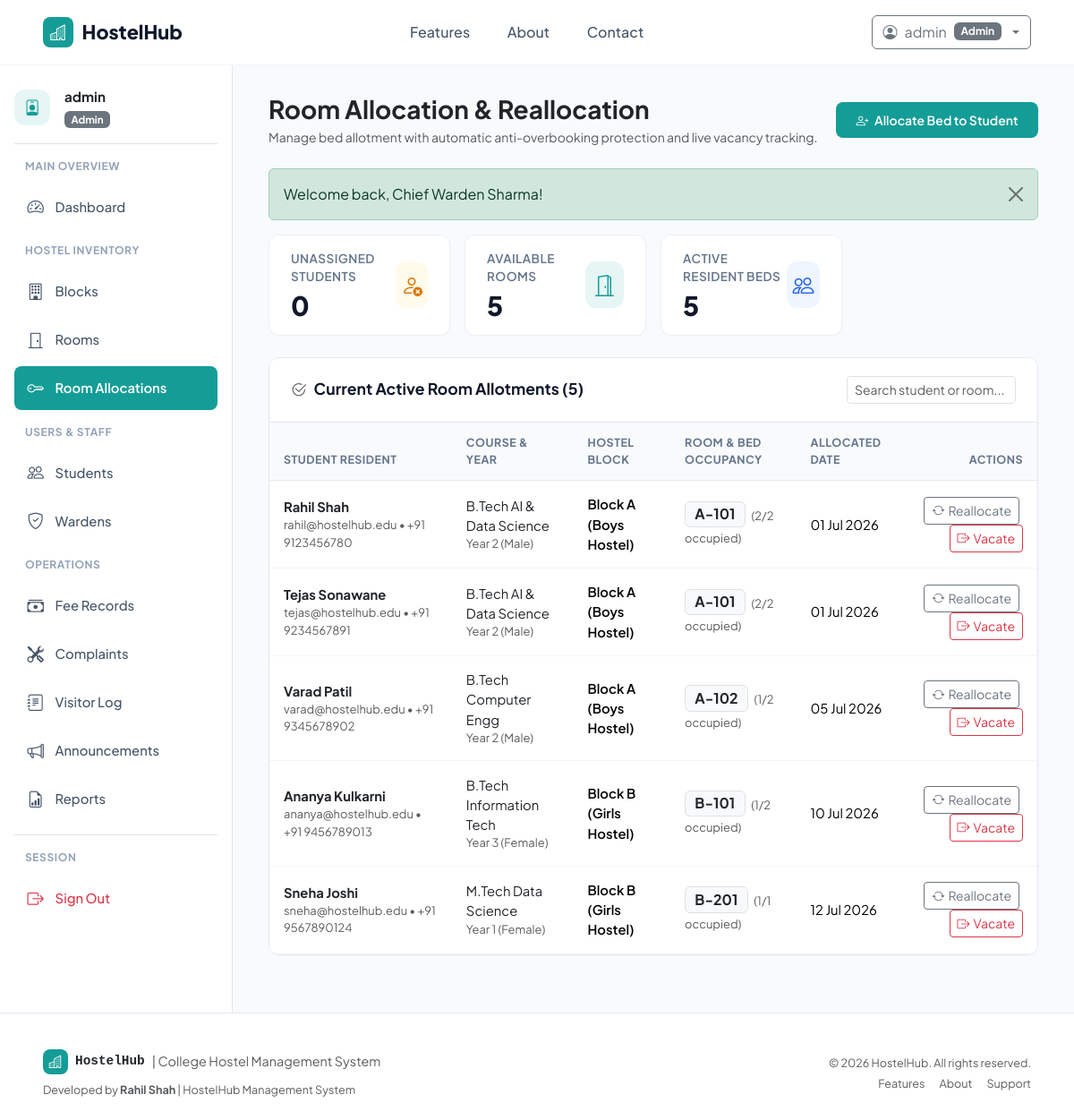
Page /admin/allocations.php (signed in) on the committed database.
### tables this page shows
CREATE TABLE `students` (
    `StudentID` INT AUTO_INCREMENT PRIMARY KEY,
    `Name` VARCHAR(100) NOT NULL,
    `Email` VARCHAR(100) NOT NULL UNIQUE,
    `Phone` VARCHAR(20) NOT NULL,
    `Gender` ENUM('Male', 'Female', 'Other') NOT NULL,
    `Course` VARCHAR(100) NOT NULL,
    `Year` INT NOT NULL DEFAULT 1,
    `EmergencyContact` VARCHAR(100) NOT NULL,
    `EmergencyPhone` VARCHAR(20) NOT NULL,
    `Address` TEXT NULL,
    `RoomID` INT NULL,
    `CreatedAt` TIMESTAMP DEFAULT CURRENT_TIMESTAMP,
    FOREIGN KEY (`RoomID`) REFERENCES `rooms`(`RoomID`) ON DELETE SET NULL
);

CREATE TABLE `blocks` (
    `BlockID` INT AUTO_INCREMENT PRIMARY KEY,
    `BlockName` VARCHAR(50) NOT NULL UNIQUE,
    `Gender` ENUM('Boys', 'Girls', 'Coed') NOT NULL,
    `Description` VARCHAR(255) NULL,
    `CreatedAt` TIMESTAMP DEFAULT CURRENT_TIMESTAMP
);

CREATE TABLE `rooms` (
    `RoomID` INT AUTO_INCREMENT PRIMARY KEY,
    `RoomNumber` VARCHAR(20) NOT NULL,
    `Type` VARCHAR(50) NOT NULL DEFAULT 'Double',
    `Capacity` INT NOT NULL DEFAULT 2,
    `Occupied` INT NOT NULL DEFAULT 0,
    `FeePerSemester` DECIMAL(10,2) NOT NULL DEFAULT 25000.00,
    `Status` ENUM('Available', 'Full', 'Maintenance') NOT NULL DEFAULT 'Available',
    `BlockID` INT NOT NULL,
    `CreatedAt` TIMESTAMP DEFAULT CURRENT_TIMESTAMP,
    FOREIGN KEY (`BlockID`) REFERENCES `blocks`(`BlockID`) ON DELETE CASCADE,
    UNIQUE KEY `unique_block_room` (`BlockID`, `RoomNumber`)
);

CREATE TABLE `room_allocations` (
    `AllocationID` INT AUTO_INCREMENT PRIMARY KEY,
    `StudentID` INT NOT NULL,
    `RoomID` INT NOT NULL,
    `AllocationDate` DATE NOT NULL,
    `VacatedDate` DATE NULL,
    `Status` ENUM('Active', 'Transferred', 'Vacated') NOT NULL DEFAULT 'Active',
    `Notes` VARCHAR(255) NULL,
    `CreatedAt` TIMESTAMP DEFAULT CURRENT_TIMESTAMP,
    FOREIGN KEY (`StudentID`) REFERENCES `students`(`StudentID`) ON DELETE CASCADE,
    FOREIGN KEY (`RoomID`) REFERENCES `rooms`(`RoomID`) ON DELETE CASCADE
);

### admin/allocations.php (the view, shortened to what this page needs)
<?php
require_once __DIR__ . '/../config/database.php';
require_once __DIR__ . '/../includes/helpers.php';
$activeAllocations = $pdo->query("
    SELECT
        s.StudentID, s.Name as StudentName, s.Email, s.Phone, s.Gender, s.Course, s.Year,
        r.RoomID, r.RoomNumber, r.Type as RoomType, r.Capacity, r.Occupied,
        b.BlockName, b.Gender as BlockGender,
        ra.AllocationDate, ra.AllocationID
    FROM students s
    JOIN rooms r ON s.RoomID = r.RoomID
    JOIN blocks b ON r.BlockID = b.BlockID
    LEFT JOIN room_allocations ra ON ra.StudentID = s.StudentID AND ra.Status = 'Active'
    ORDER BY b.BlockName ASC, r.RoomNumber ASC, s.Name ASC
")->fetchAll();
$unallocatedStudents = $pdo->query("
    SELECT StudentID, Name, Gender, Course, Year, Email
    FROM students
    WHERE RoomID IS NULL
    ORDER BY Name ASC
")->fetchAll();
$availableRooms = $pdo->query("
    SELECT r.RoomID, r.RoomNumber, r.Type, r.Capacity, r.Occupied, r.FeePerSemester, b.BlockName, b.Gender as BlockGender
    FROM rooms r
    JOIN blocks b ON r.BlockID = b.BlockID
    WHERE r.Occupied < r.Capacity AND r.Status != 'Maintenance'
    ORDER BY b.BlockName ASC, r.RoomNumber ASC
")->fetchAll();
require_once __DIR__ . '/../includes/header.php';
?>
<div class="dashboard-container">
    <?php require_once __DIR__ . '/../includes/sidebar.php'; ?>
    <main class="main-content">
        <div class="d-flex flex-wrap justify-content-between align-items-center mb-4 gap-3">
            <div>
                <h3 class="fw-bold text-dark mb-1">Room Allocation & Reallocation</h3>
                <p class="text-muted small mb-0">Manage bed allotment with automatic anti-overbooking protection and live vacancy tracking.</p>
            </div>
            <button class="btn btn-teal btn-sm" data-bs-toggle="modal" data-bs-target="#newAllocationModal">
                <i class="bi bi-person-plus me-1"></i> Allocate Bed to Student
            </button>
        </div>
        <div class="row g-3 mb-4">
            <div class="col-md-6 col-xl-3">
                <div class="stat-card py-3">
                    <div>
                        <div class="stat-label">Unassigned Students</div>
                        <div class="stat-value text-amber"><?= count($unallocatedStudents) ?></div>
                    </div>
                    <div class="stat-icon stat-icon-amber">
                        <i class="bi bi-person-x"></i>
                    </div>
                </div>
            </div>
            <div class="col-md-6 col-xl-3">
                <div class="stat-card py-3">
                    <div>
                        <div class="stat-label">Available Rooms</div>
                        <div class="stat-value text-teal"><?= count($availableRooms) ?></div>
                    </div>
                    <div class="stat-icon stat-icon-teal">
                        <i class="bi bi-door-open"></i>
                    </div>
                </div>
            </div>
            <div class="col-md-6 col-xl-3">
                <div class="stat-card py-3">
                    <div>
                        <div class="stat-label">Active Resident Beds</div>
                        <div class="stat-value text-blue"><?= count($activeAllocations) ?></div>
                    </div>
                    <div class="stat-icon stat-icon-blue">
                        <i class="bi bi-people"></i>
                    </div>
                </div>
            </div>
        </div>
        <div class="content-card">
            <div class="content-card-header">
                <h6 class="content-card-title"><i class="bi bi-check2-circle me-2 text-muted"></i>Current Active Room Allotments (<?= count($activeAllocations) ?>)</h6>
                <div style="max-width: 250px;">
                    <input type="text" class="form-control form-control-sm" placeholder="Search student or room..." data-table-search="#allocationsTable">
                </div>
            </div>
            <div class="table-responsive">
                <table class="table table-custom align-middle" id="allocationsTable">
                    <thead>
                        <tr>
                            <th>Student Resident</th>
                            <th>Course & Year</th>
                            <th>Hostel Block</th>
                            <th>Room & Bed Occupancy</th>
                            <th>Allocated Date</th>
                            <th class="text-end">Actions</th>
                        </tr>
                    </thead>
                    <tbody>
                        <?php if (empty($activeAllocations)): ?>
                            <tr><td colspan="6" class="text-center py-4 text-muted">No students currently allocated to rooms.</td></tr>
                        <?php else: ?>
                            <?php foreach ($activeAllocations as $alloc): ?>
                                <tr>
                                    <td>
                                        <div class="fw-bold text-dark"><?= htmlspecialchars($alloc['StudentName']) ?></div>
                                        <div class="small text-muted"><?= htmlspecialchars($alloc['Email']) ?> &bull; <?= htmlspecialchars($alloc['Phone']) ?></div>
                                    </td>
                                    <td>
                                        <div class="text-dark"><?= htmlspecialchars($alloc['Course']) ?></div>
                                        <div class="small text-muted">Year <?= $alloc['Year'] ?> (<?= htmlspecialchars($alloc['Gender']) ?>)</div>
                                    </td>
                                    <td>
                                        <span class="fw-semibold"><?= htmlspecialchars($alloc['BlockName']) ?></span>
                                    </td>
                                    <td>
                                        <span class="badge bg-light text-dark border fs-6 me-1"><?= htmlspecialchars($alloc['RoomNumber']) ?></span>
                                        <span class="small text-muted">(<?= (int)$alloc['Occupied'] ?>/<?= (int)$alloc['Capacity'] ?> occupied)</span>
                                    </td>
                                    <td>
                                        <?= format_date($alloc['AllocationDate']) ?>
                                    </td>
                                    <td class="text-end">
                                        <button class="btn btn-sm btn-outline-secondary me-1"
                                                data-bs-toggle="modal"
                                                data-bs-target="#reallocateModal"
                                                data-studentid="<?= $alloc['StudentID'] ?>"
                                                data-studentname="<?= htmlspecialchars($alloc['StudentName']) ?>"
                                                data-currentroom="<?= htmlspecialchars($alloc['RoomNumber'] . ' (' . $alloc['BlockName'] . ')') ?>">
                                            <i class="bi bi-arrow-repeat me-1"></i>Reallocate
                                        </button>
                                        <form method="POST" action="allocations.php" class="d-inline" onsubmit="return confirm('Are you sure you want to vacate <?= htmlspecialchars($alloc['StudentName']) ?> from room <?= htmlspecialchars($alloc['RoomNumber']) ?>?');">
                                            <button type="submit" class="btn btn-sm btn-outline-danger">
                                                <i class="bi bi-box-arrow-right me-1"></i>Vacate
                                            </button>
                                        </form>
                                    </td>
                                </tr>
                            <?php endforeach; ?>
                        <?php endif; ?>
                    </tbody>
                </table>
            </div>
        </div>
    </main>
</div>
<?php require_once __DIR__ . '/../includes/footer.php'; ?>

### assets/css/style.css (style rules this page uses)
:root { --primary-teal: #149d96; --primary-teal-hover: #0f827c; --primary-teal-light: #e6f6f5; --primary-teal-border: #b2e4e1; --text-dark: #0f172a; --text-muted: #64748b; --bg-light: #f8fafc; --bg-card: #ffffff; --border-color: #e2e8f0; --sidebar-width: 260px; }
html, body { max-width: 100%; overflow-x: hidden; }
body { font-family: 'Plus Jakarta Sans', 'Inter', -apple-system, BlinkMacSystemFont, "Segoe UI", Roboto, sans-serif; color: var(--text-dark); background-color: var(--bg-light); min-height: 100vh; display: flex; flex-direction: column; }
.btn-teal { background-color: var(--primary-teal); color: #ffffff !important; border: none; font-weight: 600; padding: 0.6rem 1.4rem; border-radius: 8px; transition: all 0.2s ease-in-out; }
.dashboard-container { display: flex; min-height: calc(100vh - 70px); }
.main-content { flex-grow: 1; padding: 2rem 2.5rem; background-color: var(--bg-light); overflow-x: hidden; }
.stat-card { background: #ffffff; border: 1px solid #edf2f7; border-radius: 12px; padding: 1.5rem; display: flex; align-items: center; justify-content: space-between; box-shadow: 0 1px 3px rgba(0,0,0,0.02); }
.stat-label { font-size: 0.85rem; font-weight: 600; color: var(--text-muted); text-transform: uppercase; letter-spacing: 0.03em; margin-bottom: 0.35rem; }
.stat-value { font-size: 1.85rem; font-weight: 800; color: #0f172a; line-height: 1.1; }
.stat-icon { width: 52px; height: 52px; border-radius: 12px; display: flex; align-items: center; justify-content: center; font-size: 1.5rem; }
.stat-icon-teal { background-color: var(--primary-teal-light); color: var(--primary-teal); }
.stat-icon-blue { background-color: #eff6ff; color: #2563eb; }
.stat-icon-amber { background-color: #fffbeb; color: #d97706; }
.content-card { background: #ffffff; border: 1px solid var(--border-color); border-radius: 12px; box-shadow: 0 1px 3px rgba(0,0,0,0.02); margin-bottom: 2rem; overflow: hidden; }
.content-card-header { padding: 1.25rem 1.5rem; border-bottom: 1px solid var(--border-color); display: flex; align-items: center; justify-content: space-between; background-color: #ffffff; }
.content-card-title { font-size: 1.1rem; font-weight: 700; margin: 0; color: #0f172a; }
.table-custom { margin-bottom: 0; }
.table-custom th { font-size: 0.78rem; text-transform: uppercase; letter-spacing: 0.04em; color: #64748b; background-color: #f8fafc; border-bottom: 1px solid #e2e8f0; padding: 0.85rem 1rem; }
.table-custom td { padding: 0.95rem 1rem; vertical-align: middle; border-bottom: 1px solid #f1f5f9; font-size: 0.925rem; }

### rows in the picture
students: Name "Rahil Shah", Email "rahil@hostelhub.edu", Phone "+91 9123456780", Course "B.Tech AI & Data Science", Year "2", Gender "Male", blocks.BlockName "Block A (Boys Hostel)", RoomID.RoomNumber "A-101", RoomID.Occupied "2", RoomID.Capacity "2", room_allocations.AllocationDate "01 Jul 2026"
students: Name "Tejas Sonawane", Email "tejas@hostelhub.edu", Phone "+91 9234567891", Course "B.Tech AI & Data Science", Year "2", Gender "Male", blocks.BlockName "Block A (Boys Hostel)", RoomID.RoomNumber "A-101", RoomID.Occupied "2", RoomID.Capacity "2", room_allocations.AllocationDate "01 Jul 2026"
students: Name "Varad Patil", Email "varad@hostelhub.edu", Phone "+91 9345678902", Course "B.Tech Computer Engg", Year "2", Gender "Male", blocks.BlockName "Block A (Boys Hostel)", RoomID.RoomNumber "A-102", RoomID.Occupied "1", RoomID.Capacity "2", room_allocations.AllocationDate "05 Jul 2026"
students: Name "Ananya Kulkarni", Email "ananya@hostelhub.edu", Phone "+91 9456789013", Course "B.Tech Information Tech", Year "3", Gender "Female", blocks.BlockName "Block B (Girls Hostel)", RoomID.RoomNumber "B-101", RoomID.Occupied "1", RoomID.Capacity "2", room_allocations.AllocationDate "10 Jul 2026"
students: Name "Sneha Joshi", Email "sneha@hostelhub.edu", Phone "+91 9567890124", Course "M.Tech Data Science", Year "1", Gender "Female", blocks.BlockName "Block B (Girls Hostel)", RoomID.RoomNumber "B-201", RoomID.Occupied "1", RoomID.Capacity "1", room_allocations.AllocationDate "12 Jul 2026"

### other values in the picture
$currentUser['Username'] "admin"
$currentUser['Role'] "Admin"
$_SESSION['user']['Username'] "admin"
$role "Admin"
$message "Welcome back, Chief Warden Sharma!"
count($unallocatedStudents) "0"
count($availableRooms) "5"
count($activeAllocations) "5"
APP_NAME "HostelHub"
APP_TITLE "College Hostel Management System"
